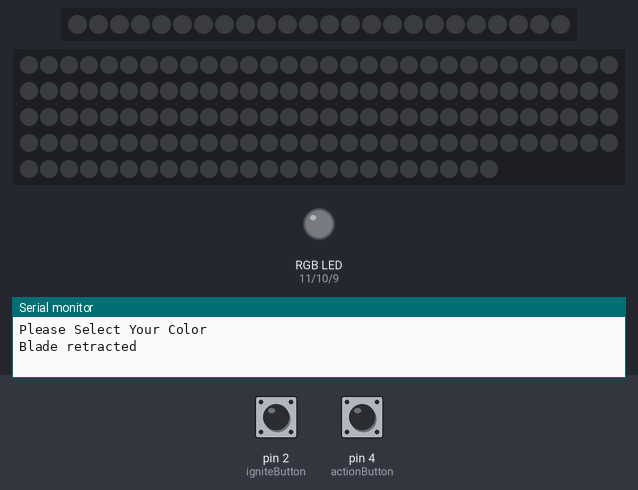
A sketch run on a simulated Arduino Nano, built with avr-gcc and run on an emulated ATmega328P. Parts: 24 RGB LEDs in strip order, left to right, 144 RGB LEDs in strip order, left to right, continuing on the next row, an RGB LED mixed from three pins (HIGH = lit), the last lines printed to the serial monitor. Inputs (shaded band) come from the test bench; at power-on: pin 2 (igniteButton) LOW, pin 4 (actionButton) LOW. Dim RGB values are drawn brighter than linear.

Above: at 2.2 s.
2.3 s: pin 2 (igniteButton) pulled HIGH for 0.15 s
At 3.42 s:
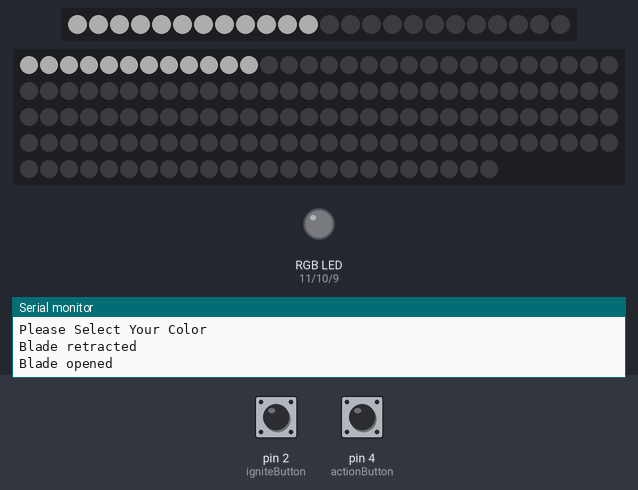
5.0 s: pin 2 (igniteButton) pulled HIGH for 1 s
At 5.82 s:
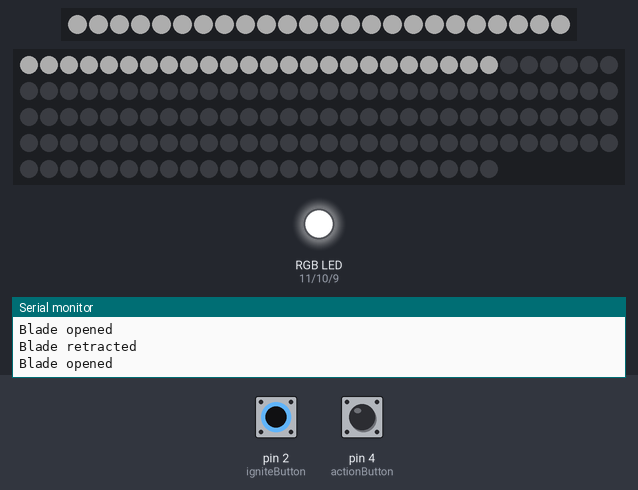
7.8 s: pin 4 (actionButton) pulled HIGH for 0.15 s
9.4 s: pin 2 (igniteButton) pulled HIGH for 0.15 s
At 9.88 s:
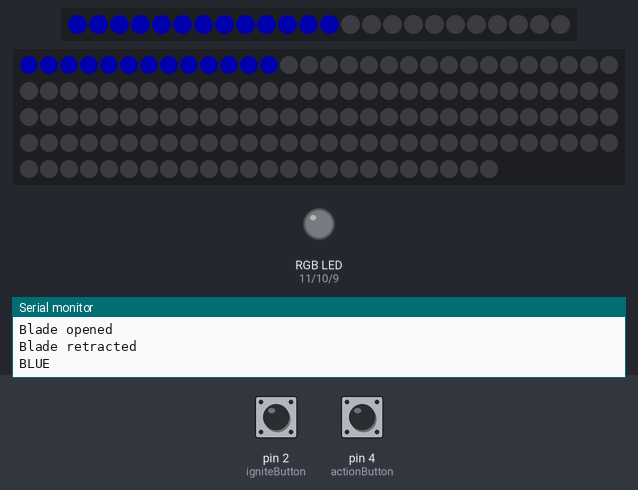
12.1 s: pin 4 (actionButton) pulled HIGH for 1 s
14.6 s: pin 2 (igniteButton) pulled HIGH for 3.2 s
At 16.3 s:
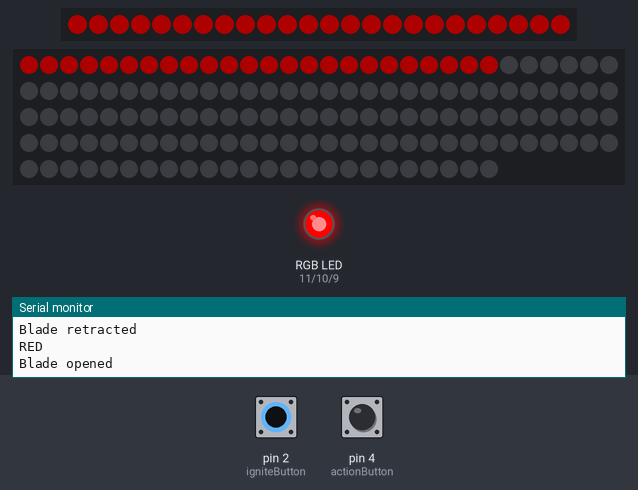
Timing chart, 0 to 19.3 s (numbered marks = the images above; inputs shaded):
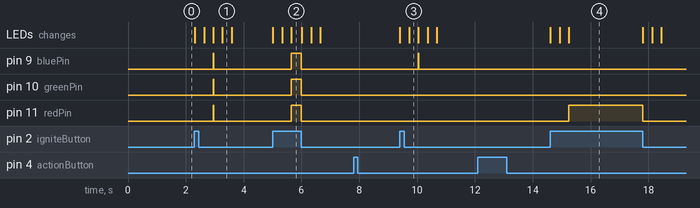

Measured:
- after the input at 2.3 s, pin 9 (bluePin), pin 10 (greenPin), pin 11 (redPin): LOW → HIGH after 0.65 s, → LOW 0.01 s later; the LEDs: first change at once (image 1 shows a later state)
- after the input at 5.0 s, pin 9 (bluePin), pin 10 (greenPin), pin 11 (redPin): LOW → HIGH after 0.65 s, → LOW 0.35 s later; the LEDs: first change at once (image 2 shows a later state)
- after the input at 9.4 s, pin 9 (bluePin): LOW → HIGH after 0.65 s, → LOW 0.01 s later; the LEDs: first change at once (image 3 shows a later state)
- after the input at 14.6 s, pin 11 (redPin): LOW → HIGH after 0.65 s, → LOW 2.6 s later; the LEDs: first change at once (image 4 shows a later state)

The sketch:

NeoPixelSaberAdafruitOLD12.22.ino
```cpp
#include <Adafruit_NeoPixel.h>

#define PINF 12      // Front strip PIN
// Nano: 7
#define PINB 13      // Back strip PIN
// Nano: 8

#define LED_COUNTF 24 // Front strip LED_COUNT
// Change 144 on the finished version, 24 on "test NeoPixel".

#define LED_COUNTB 144 // Back strip LED_COUNT

Adafruit_NeoPixel frontStrip(LED_COUNTF, PINF, NEO_GRB + NEO_KHZ800);
Adafruit_NeoPixel backStrip(LED_COUNTB, PINB, NEO_GRB + NEO_KHZ800);

#define DELAYVAL 20 // Milliseconds between each pixel on the blade lighting up.

const int igniteButton = 2;
// Nano: 2


const int actionButton = 4;
// Nano: 4

int actionButtonState = 0;
int igniteButtonState = 0;

bool bladeOff = false;

const int redPin = 11;
// Nano: 3
const int greenPin = 10;
// Nano: 5
const int bluePin = 9;
// Nano: 6

int red = 0;
int green = 0;
int blue = 0;

int colormode = 0;

void setup() {

  // For debugging
  Serial.begin(9600);

  frontStrip.begin();
  backStrip.begin();
  frontStrip.show();
  backStrip.show();
  frontStrip.setBrightness(50);
  backStrip.setBrightness(50);

  setColor();


}

void loop() {

  igniteButtonState = digitalRead(igniteButton);
  actionButtonState = digitalRead(actionButton);


  if (bladeOff) {
    if (igniteButtonState == HIGH) { // Checks if the blade should be on. Starts the blade if true
      // Start Blade
      startBlade(red, green, blue);


    }
    else if (actionButtonState == HIGH) {

      // Cycle to another color
      setColor();

    }
  }
  else {
    if (igniteButtonState == LOW) { // Checks if the blade should be on. Retracts the blade if false

      // Retract Blade
      retractBlade();


    }
    else if (actionButtonState == HIGH) {
      // Blaster Deflect Effect
      blasterDeflect();

    }
    else if (actionButtonState == HIGH) {
      // Tip Drag Effect
      tipdrag();

    }

  }
}

void startBlade(int red, int green, int blue) {

  for(int i=0; i<LED_COUNTF; i++) { // For each pixel...

    // pixels.Color() takes RGB values, from 0,0,0 up to 255,255,255
    // Here we're using a moderately bright green color:
    frontStrip.setPixelColor(i, frontStrip.Color(red, green, blue));
    backStrip.setPixelColor(i, backStrip.Color(red, green, blue));

    frontStrip.show();   // Send the updated pixel colors to the hardware.
    backStrip.show();


    delay(DELAYVAL); // Pause before next pass through loop
  }


  // Turn on end-LED
  analogWrite(redPin, red);
  analogWrite(greenPin, green);
  analogWrite(bluePin, blue);

  bladeOff = ! bladeOff;
  delay(10);

  // *** Debugging ***
  Serial.println("Blade opened");

}

void retractBlade() {

  // Turn off end-LED
  analogWrite(redPin, 0);
  analogWrite(greenPin, 0);
  analogWrite(bluePin, 0);

  for(int i=24; i--;) {

    frontStrip.setPixelColor(i, frontStrip.Color(0, 0, 0));
    backStrip.setPixelColor(i, backStrip.Color(0, 0, 0));

    frontStrip.show();   // Send the updated pixel colors to the hardware.
    backStrip.show();

    delay(DELAYVAL);
  }
  bladeOff = ! bladeOff;
  delay(10);

  // *** Debugging ***
  Serial.println("Blade retracted");

}

void setColor() {


  switch (colormode) {
    case 0:
    red = 255;
    green = 255;
    blue = 255;
    Serial.println("Please Select Your Color");
    break;
    case 1:
    red = 0;
    green = 0;
    blue = 255;
    Serial.println("BLUE");
    break;
    case 2:
    red = 255;
    green = 0;
    blue = 0;
    Serial.println("RED");
    break;
    case 3:
    red = 0;
    green = 255;
    blue = 0;
    Serial.println("GREEN");
    break;
    case 4:
    red = 255;
    green = 100;
    blue = 0;
    Serial.println("Gold");
    break;
    case 5:
    red = 255;
    green = 0;
    blue = 255;
    Serial.println("PURPLE");
    colormode = 0;
    Serial.println("Looping back");
    break;
  }
  colormode++;
  delay(1000);
}


void tipdrag() {

  // *** Debugging ***
  Serial.println("TipDrag");

}

void blasterDeflect() {

  // *** Debugging ***
  Serial.println("Deflect!");

}
```
